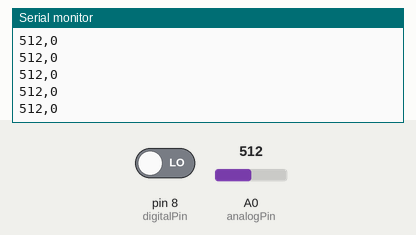
Simulated run of this sketch. Board: Arduino Uno, built with avr-gcc and run on an emulated ATmega328P. Parts: the last lines printed to the serial monitor. The inputs (shaded band) are chosen by the test bench; at power-on: A0 (analogPin) = 512, pin 8 (digitalPin) LOW.

Above: at 1.2 s.
1.3 s: A0 (analogPin) set to 716
At 1.31 s:
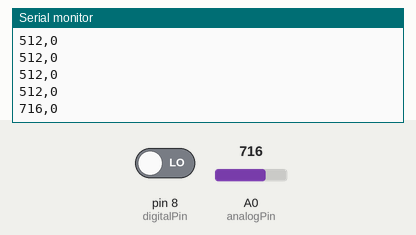
2.8 s: pin 8 (digitalPin) driven HIGH
At 2.82 s:
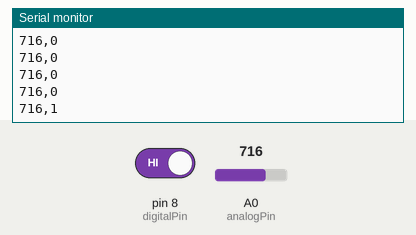
4.3 s: A0 (analogPin) set to 900
At 4.32 s:
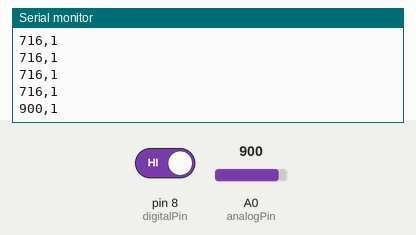
5.8 s: pin 8 (digitalPin) driven LOW
At 5.83 s:
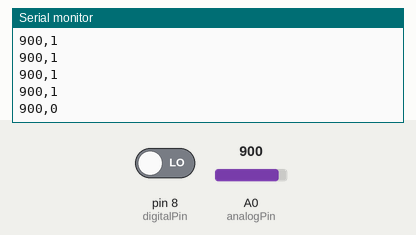
Timing chart, 0 to 8.3 s (numbered marks = the images above; inputs shaded):
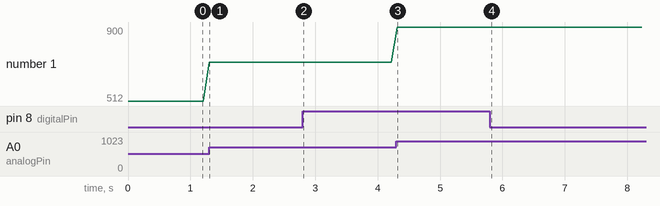

The sketch:

Sensor.ino
```cpp
// Pin-Definitionen
const int analogPin = A0; // AO an A0
const int digitalPin = 8; // DO an Pin 8

void setup() {
  // Serielle Kommunikation mit 9600 Baud starten
  Serial.begin(9600);

  pinMode(analogPin, INPUT);
  pinMode(digitalPin, INPUT);
}

void loop() {
  // Werte vom Sensor auslesen
  int analogValue = analogRead(analogPin);
  int digitalValue = digitalRead(digitalPin);

  // Daten über den seriellen Port senden (Format: Analog,Digital)
  Serial.print(analogValue);
  Serial.print(",");
  Serial.println(digitalValue);

  // Kurze Pause, um den seriellen Port nicht zu überlasten
  delay(100);
}
```

Measured:
- after the input at 1.3 s, the serial monitor: prints a new line at once (image 1)
- after the input at 2.8 s, the serial monitor: prints a new line at once (image 2)
- after the input at 4.3 s, the serial monitor: prints a new line at once (image 3)
- after the input at 5.8 s, the serial monitor: prints a new line at once (image 4)
- plotted number 1: 512 → 716 after the input at 1.3 s, 716 → 900 after the input at 4.3 s
